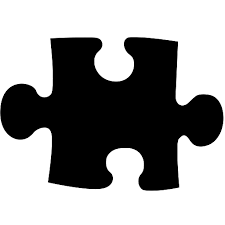
#> input picture Shape_Detector/img.png, 225 x 225 px; its folder holds only this picture in this run
$ python -i corner_finder.py   (imports and definitions only)
#> lines starting #> are read from the running program, lines starting #| are printed output that depends on the picture
#> further down, picture is the input picture: shape (225, 225, 3); min 0, max 255, mean 152.3
import os
import cv2 as cv2
import numpy as np


'''
    Function find_corners : Find the four corners of a piece, if not found return some close value
    Input: black and white image of a piece
    Output: 4 Corner coordinates [[-1,-1],[-1,-1],[-1,-1],[-1,-1]]
'''
def find_corners(img):
    gray_img = cv2.cvtColor(img, cv2.COLOR_BGR2GRAY)

    #Step 1 : Blur the image to have a better contrast
    blurred_image = cv2.GaussianBlur(gray_img, (9, 9), 0)
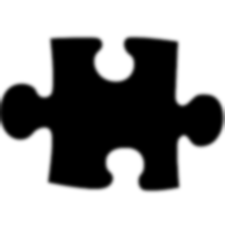
#> blurred_image: shape (225, 225); min 0, max 255, mean 152.2
    blurred_image = cv2.GaussianBlur(blurred_image, (9, 9), 0)

    #Step 2 : Find all the corners of an image. Should always have the 4 corners
    features = cv2.goodFeaturesToTrack(blurred_image, 15, 0.02, 50, useHarrisDetector=True, k=0.015)
#> features = [[52, 40], [176, 43], [50, 180], [177, 186], [1, 126], [223, 107], [48, 93], [110, 177]]
    #print(f"Number of points after goodFeaturesToTrack : {len(corners)}")

    #Step 3 : Remove all the points inside the piece (convex form)
    features = np.int64(features)
    hull = cv2.convexHull(features)
#> hull = [[223, 107], [177, 186], [50, 180], [1, 126], [52, 40], [176, 43]]
    #print(f"Number of points after convex hull : {len(hull)}")

    #Step 4 : Use the dot product (if close to zero => points are ortho) (all points)
    dots  = {}
    for i in range(0, len(hull)):
        A = hull[i][0]
        for j in range(0, len(hull)):
            B = hull[j][0]
            for k in range(0, len(hull)):
                C = hull[k][0]
                v = C - A
                u = B - A
                #Shouldn't be the same coordinate (==0)
                if (B[0], B[1]) != (A[0], A[1]) and (B[0], B[1]) != (C[0], C[1]) and ((A[0], A[1]) != (C[0], C[1])):
                    dot = abs(np.dot(v,u))
                    if dot not in dots:
                        dots[dot] = {tuple(A), tuple(B), tuple(C)}
#> this loop made 6 passes
#> after the loop, dots = 60 items
                        #print(f"A: {hull[i][0]} B:  {hull[j][0]} C: {hull[k][0]} prod: {dot}")
    #Should use only the best values (closest two zero)
    sorted_dots = {k: dots[k] for k in sorted(dots)}
#> sorted_dots = 60 items
    points_dot = []
    for index, (key, value) in enumerate(sorted_dots.items()):
        if index < 6:
            value = list(value)
            if value[0] not in points_dot:
                points_dot.append(value[0])
            if value[1] not in points_dot:
                points_dot.append(value[1])
            if value[2] not in points_dot:
                points_dot.append(value[2])
#> this loop made 60 passes
#> (key, value) on passes 1 to 6: (172, [(52, 40), (50, 180), (176, 43)]), (553, [(177, 186), (52, 40), (176, 43)]), (586, [(177, 186), (52, 40), (50, 180)]), (985, [(177, 186), (50, 180), (176, 43)]), (1224, [(176, 43), (50, 180), (1, 126)]), (2145, [(52, 40), (50, 180), (1, 126)])
#> key on passes 7 to 12: 2573, 2846, 2894, 2913, 2959, 3356
#> after the loop, points_dot = [(52, 40), (50, 180), (176, 43), (177, 186), (1, 126)]
    #print(f"Number of points after dot : {len(points_dot)}")


    #Step 5 : Use distance to remove all the middle points (between two corners)
    def dist(p1, p2):
        return int(np.sqrt((p1[0] - p2[0]) * (p1[0] - p2[0]) + (p1[1] - p2[1]) * (p1[1] - p2[1])))
    threshold = 10
    points_middle = points_dot.copy()
#> points_middle has the same summary as points_dot
    for i in range(0, len(points_dot)):
        A = points_dot[i]
        for j in range(0, len(points_dot)):
            B = points_dot[j]
            for k in range(0, len(points_dot)):
                C = points_dot[k]
                if (A[0], A[1]) != (B[0], B[1]) and (A[0], A[1]) != (C[0], C[1]) and (C[0], C[1]) != (B[0], B[1]):
                    if (dist(A,B) + dist(B,C)) - threshold <= dist(A,C) <= (dist(A,B) + dist(B,C)) + threshold:
                        #print(f"{round(dist(A, C))} = {round(dist(A, B)) + round(dist(B, C))}")
                        #cv2.circle(img, A, 8, (0, 255, 0), -1)
                        if B in points_middle:
                            points_middle.remove(B)
#> this loop made 5 passes
    #print(f"Number of points removing middle points: {len(new_corners)}")


    #Step 6 : Get final corners based on point missing (calculate missing coordinates)
    def calculate_missing(points_middle):
        threshold = 45
#> threshold = 45
        for i in range(0, len(points_middle)):
            A = points_middle[i]
            for j in range(0, len(points_middle)):
                B = points_middle[j]
                for k in range(0, len(points_middle)):
                    C = points_middle[k]
                    if (A[0], A[1]) != (B[0], B[1]) and (A[0], A[1]) != (C[0], C[1]) and (C[0], C[1]) != (B[0], B[1]):
                        Ax,Ay = A
                        Bx, By = B
                        Cx, Cy = C
                        x_length = Bx + Cx - Ax
                        y_length = By + Cy - Ay

                        for c in points_middle:
                            if x_length - threshold <=  c[0] <= x_length + threshold:
                                if y_length - threshold <= c[1] <= y_length + threshold:
                                    finalCorners = [A,B,C,c]
                                    return(finalCorners)
#> this loop made 1 pass
        if len(points_middle) >= 4:
            return [points_middle[0], points_middle[1], points_middle[2], points_middle[3]]
        else:
            return [[-1,-1],[-1,-1],[-1,-1],[-1,-1]]

    return calculate_missing(points_middle)


# ##Main code :
#
# path = '../Shape_Detector/list_pieces'
#
# for filename in os.listdir(path):
#     img_path = os.path.join(path, filename)
#     img = cv2.imread(img_path)
#
#     corners = find_corners(img)
#     for c in corners:
#         cv2.circle(img, c, 5, (255, 0, 0), -1)
#     cv2.imshow("img", img)
#     cv2.waitKey(0)


    # ## ******* Finding center of a piece *****
    #
    # #Using distance transform (the furthest from black the whiter it is => find center of piece)
    # image = cv2.imread(img_path)
    # gray = cv2.cvtColor(image, cv2.COLOR_BGR2GRAY)
    #
    # plt.imshow(image, cmap='gray')
    # plt.show()
    #
    # # Create a binary image by throttling the image.
    # ret, thresh = cv2.threshold(gray, 127, 255, cv2.THRESH_BINARY)
    # # Determine the distance transform.
    # dist = cv2.distanceTransform(thresh, cv2.DIST_L2, 5)
    #
    # # Make the distance transform normal.
    # dist_output = cv2.normalize(dist, None, 0, 1.0, cv2.NORM_MINMAX)
    #
    # _minVal, _maxVal, minLoc, maxLoc = cv2.minMaxLoc(dist, None)
    #
    #
    # # plt.imshow(image)
    # # plt.scatter(maxLoc[0], maxLoc[1])
    # # plt.show()
    # # plt.imshow(dist_output)
    # # plt.scatter(maxLoc[0], maxLoc[1])
    # # plt.show()
    #
    #
    # ## ******* Finding contour of a piece ***** (Need to use Florian's algorithm)
    #
    # edged = cv2.Canny(image, 50, 150)
    # contours, hierarchy = cv2.findContours(edged,cv2.RETR_EXTERNAL, cv2.CHAIN_APPROX_NONE)
    # cv2.drawContours(image, contours, -1, (0, 255, 0), 3)
    # #plt.imshow(image)
    # #plt.show()
    #
    #
    # ##TODOO
    # for count in contours:
    #     epsilon = 0.01 * cv2.arcLength(count, True)
    #     approximations = cv2.approxPolyDP(contour, epsilon, True)
    #     cv2.drawContours(gray, [approximations], 0, (0), 3)
    #
    # ## ******* Creating all vectors from center to contour *****
    #
    # center = [maxLoc[0], maxLoc[1]]
    # distances = []
    # points = []
    # for contour in contours:
    #     for point in contour:
    #         #plt.imshow(image)
    #         #plt.plot([center[0], point[0][0]], [center[1], point[0][1]], linestyle='-', marker='o', color='b')
    #         #plt.show()
    #         points.append(point[0])
    #         distances.append(np.linalg.norm(np.array(center) - np.array(point[0])))
    #
    #
    # peaks, _ = find_peaks(distances, prominence=5)
    #
    # fig, axs = plt.subplots(1, 2, figsize=(12, 6))  # 1 row, 2 columns
    #
    # important_points = []
    #
    # # First subplot: Plot the distances and peaks
    # axs[0].plot(distances)
    # for peak in peaks:
    #     axs[0].plot(peak, distances[peak], "x")
    # axs[0].set_title("Distances with Peaks")
    # axs[0].set_xlabel("Index")
    # axs[0].set_ylabel("Distance")
    # axs[0].grid(True)
    #
    # # Second subplot: Plot the image and points with peaks marked
    # axs[1].imshow(image)
    # axs[1].plot(center[0], center[1], "go")  # Plot the center as a green circle
    # for peak in peaks:
    #     important_points.append([int(points[peak][0]), int(points[peak][1])])
    #     axs[1].plot([center[0], points[peak][0]], [center[1], points[peak][1]], linestyle='-', marker='o', color='b')
    #     axs[1].plot(points[peak][0], points[peak][1], "rx")  # Plot the peaks as red 'x' markers
    # axs[1].set_title("Image with Peaks")
    # axs[1].axis('off')  # Hide axis for the image plot
    #
    # print(important_points)
    #
    # # Show the combined plot
    # plt.tight_layout()  # Adjust layout for better spacing
    # plt.show()
    # plt.close()

>>> import cv2
>>> picture = cv2.imread('img.png')
>>> result = find_corners(picture)
#> result = [(52, 40), (50, 180), (176, 43), (177, 186)]
